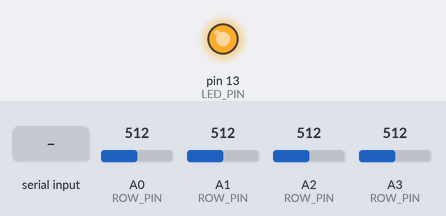
Bench run of a sketch on a simulated Arduino Uno, built with avr-gcc and run on an emulated ATmega328P. Shown: output pins drawn as LEDs (lit = HIGH). Inputs (shaded band) come from the test bench; at power-on: A0 (ROW_PIN) = 512, A1 (ROW_PIN) = 512, A2 (ROW_PIN) = 512, A3 (ROW_PIN) = 512. What the sketch prints to the serial monitor is not drawn.

Above: at 1.2 s.
1.3 s: "r" received over Serial
Timing chart, 0 to 4.3 s (numbered marks = the images above; inputs shaded):
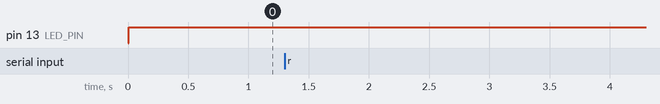

The sketch:

piezo_main.ino
```cpp
// 유리프 압전 타일 측정 코드 v3 — Arduino Uno
// 회로: ROWn+ → 1MΩ → 측정점(A0~A3) → 100kΩ → GND, 1N4148 클램프(측정점↔5V, GND↔측정점)
// 시리얼 250000 baud (Arduino IDE 시리얼 모니터 오른쪽 아래도 250000으로)
//
// 출력 줄 종류 (맨 앞 글자로 구분, 쉼표 구분)
//   M  : 설정값 (시작할 때 1번)          M,버전,VREF,R1,R2,샘플주기us,TH_ON_V,TH_OFF_V
//   B  : 잡음 기준선 (시작 후 2초 측정)  B,ms,평균1~4(V),최대1~4(V)
//   R  : 원자료 (2 ms마다, ADC 값 0~1023)  R,ms,a0,a1,a2,a3
//   P  : 펄스 1개 요약 (디딜 때·뗄 때 각각 1줄) — 아래 P_HEADER 참고
//   S  : 상태 (10초마다)                 S,ms,펄스수,놓친샘플수,잡음최대1~4(V)
// 명령: r = 원자료(R) 켜기/끄기,  z = 잡음 기준선 다시 측정,  m = 설정값(M) 다시 출력

const char VERSION[] = "v3.1";
const float VREF = 5.00;                  // ★ 멀티미터로 잰 우노 5V 핀 전압
const float R1 = 1000000.0;               // ★ 잰 1MΩ 값
const float R2 = 100000.0;                // ★ 잰 100kΩ 값

const int ROW_PIN[4] = {A0, A1, A2, A3};
const int LED_PIN = 13;
const unsigned long SAMPLE_US = 2000;     // 2 ms (행당 500 Hz)
const float TH_ON_V  = 1.0;               // 펄스 시작: 어느 행이든 1.0 V 초과
const float TH_OFF_V = 0.3;               // 펄스 끝: 모든 행 0.3 V 미만이 QUIET_MS 동안
const unsigned long QUIET_MS = 30;
const unsigned long MAX_PULSE_MS = 3000;
const int CLIP_ADC = 1015;                // 이 값 이상이면 클램프에 걸림(약 54 V 이상) → 값이 잘렸음
const unsigned long NONE = 0xFFFFFFFFUL;

float kRow;                // ADC 1칸 → 행 전압(V)
int thOn, thOff;           // 문턱값(ADC 칸)
bool rawMode = true;

// 펄스 상태
bool inPulse = false;
unsigned long pStart, quietSince, prevEnd = 0, pulseCount = 0;
int   peakA[4];
unsigned long tFirst[4], tPeak[4], aboveSamples[4];
float eJ[4], qC[4];
bool  clip[4];

// 잡음·상태
bool calibrating = true;
unsigned long calStart, lastStatus = 0, dropped = 0, lastSample;
long  calSum[4]; unsigned long calN = 0;
int   calMax[4], idleMax[4];
float baseA[4] = {0, 0, 0, 0};   // 잡음 기준선 평균(ADC 칸) — 에너지·전하 계산 때 뺌

void resetCal() {
  calibrating = true; calStart = millis(); calN = 0;
  for (int i = 0; i < 4; i++) { calSum[i] = 0; calMax[i] = 0; }
}

int readPin(int pin) {        // 채널 전환 직후 첫 값은 버림 (분압 저항이 커서 앞 채널 값이 남음)
  analogRead(pin);
  return analogRead(pin);
}

void printV(float v) { Serial.print(','); Serial.print(v, 3); }

void printMeta() {
  Serial.print(F("M,")); Serial.print(VERSION);
  printV(VREF); Serial.print(','); Serial.print((unsigned long)R1); Serial.print(',');
  Serial.print((unsigned long)R2); Serial.print(','); Serial.print(SAMPLE_US);
  printV(TH_ON_V); printV(TH_OFF_V); Serial.println();
}

void setup() {
  Serial.begin(250000);
  pinMode(LED_PIN, OUTPUT);
  kRow  = VREF / 1023.0 * (R1 + R2) / R2;
  thOn  = (int)(TH_ON_V / kRow + 0.5);
  thOff = (int)(TH_OFF_V / kRow + 0.5);
  printMeta();
  for (int i = 0; i < 4; i++) idleMax[i] = 0;
  resetCal();
  lastSample = micros();
}

void endPulse(unsigned long ms) {
  pulseCount++;
  // 첫 접촉 순서 (예: "12" = 1행 다음 2행)
  char order[5]; int n = 0;
  bool used[4] = {false, false, false, false};
  for (int k = 0; k < 4; k++) {
    int best = -1;
    for (int i = 0; i < 4; i++)
      if (!used[i] && tFirst[i] != NONE && (best < 0 || tFirst[i] < tFirst[best])) best = i;
    if (best < 0) break;
    used[best] = true; order[n++] = '1' + best;
  }
  order[n] = '\0';
  unsigned long gap = (prevEnd == 0) ? 0 : (pStart - prevEnd);

  Serial.print(F("P,")); Serial.print(pulseCount); Serial.print(',');
  Serial.print(pStart); Serial.print(','); Serial.print(ms - pStart); Serial.print(',');
  Serial.print(gap); Serial.print(','); Serial.print(n); Serial.print(',');
  Serial.print(n ? order : "0");
  float sampleSec = SAMPLE_US * 1e-6;
  for (int i = 0; i < 4; i++) {
    printV(peakA[i] * kRow);
    Serial.print(','); if (tFirst[i] == NONE) Serial.print(-1); else Serial.print(tFirst[i]);
    Serial.print(','); if (tFirst[i] == NONE) Serial.print(-1); else Serial.print(tPeak[i]);
    Serial.print(','); Serial.print((unsigned long)(aboveSamples[i] * sampleSec * 1000.0 + 0.5));
    Serial.print(','); Serial.print(eJ[i] * 1e6, 4);     // µJ
    Serial.print(','); Serial.print(qC[i] * 1e9, 2);     // nC
    Serial.print(','); Serial.print(clip[i] ? 1 : 0);
  }
  Serial.println();
  prevEnd = ms;
  inPulse = false;
  digitalWrite(LED_PIN, LOW);
}

void loop() {
  if (Serial.available()) {
    char c = Serial.read();
    if (c == 'r') rawMode = !rawMode;
    if (c == 'z') resetCal();
    if (c == 'm') printMeta();
  }

  unsigned long now = micros();
  if (now - lastSample < SAMPLE_US) return;
  unsigned long el = now - lastSample;
  if (el > SAMPLE_US + SAMPLE_US / 2) dropped += el / SAMPLE_US - 1;   // 밀려서 놓친 샘플 수
  float dt = el * 1e-6;
  lastSample = now;
  unsigned long ms = millis();

  int a[4], amax = 0;
  for (int i = 0; i < 4; i++) { a[i] = readPin(ROW_PIN[i]); if (a[i] > amax) amax = a[i]; }

  if (rawMode) {
    Serial.print(F("R,")); Serial.print(ms);
    for (int i = 0; i < 4; i++) { Serial.print(','); Serial.print(a[i]); }
    Serial.println();
  }

  // 시작 2초: 아무도 밟지 않은 상태의 잡음 측정
  if (calibrating) {
    for (int i = 0; i < 4; i++) { calSum[i] += a[i]; if (a[i] > calMax[i]) calMax[i] = a[i]; }
    calN++;
    if (ms - calStart >= 2000) {
      calibrating = false;
      Serial.print(F("B,")); Serial.print(ms);
      for (int i = 0; i < 4; i++) { baseA[i] = calN ? (float)calSum[i] / calN : 0; printV(baseA[i] * kRow); }
      for (int i = 0; i < 4; i++) printV(calMax[i] * kRow);
      Serial.println();
    }
  }

  if (!inPulse && amax > thOn) {
    inPulse = true; pStart = ms; quietSince = 0;
    for (int i = 0; i < 4; i++) {
      peakA[i] = 0; tFirst[i] = NONE; tPeak[i] = 0; aboveSamples[i] = 0;
      eJ[i] = 0; qC[i] = 0; clip[i] = false;
    }
    digitalWrite(LED_PIN, HIGH);
  }

  if (inPulse) {
    for (int i = 0; i < 4; i++) {
      float v = (a[i] - baseA[i]) * kRow;   // 기준선을 뺀 전압
      if (v < 0) v = 0;
      unsigned long rel = ms - pStart;
      if (a[i] > peakA[i]) { peakA[i] = a[i]; tPeak[i] = rel; }
      if (a[i] > thOn) { aboveSamples[i]++; if (tFirst[i] == NONE) tFirst[i] = rel; }
      if (a[i] >= CLIP_ADC) clip[i] = true;
      eJ[i] += v * v / (R1 + R2) * dt;      // 부하에 전달된 에너지  E = ∫V²/R dt
      qC[i] += v / (R1 + R2) * dt;          // 부하로 흐른 전하      Q = ∫V/R dt
    }
    if (amax < thOff) {
      if (quietSince == 0) quietSince = ms;
      else if (ms - quietSince >= QUIET_MS) endPulse(ms);
    } else quietSince = 0;
    if (inPulse && ms - pStart > MAX_PULSE_MS) endPulse(ms);
  } else {
    for (int i = 0; i < 4; i++) if (a[i] > idleMax[i]) idleMax[i] = a[i];
  }

  if (ms - lastStatus >= 10000) {
    lastStatus = ms;
    Serial.print(F("S,")); Serial.print(ms); Serial.print(',');
    Serial.print(pulseCount); Serial.print(','); Serial.print(dropped);
    for (int i = 0; i < 4; i++) { printV(idleMax[i] * kRow); idleMax[i] = 0; }
    Serial.println();
  }
}
```
